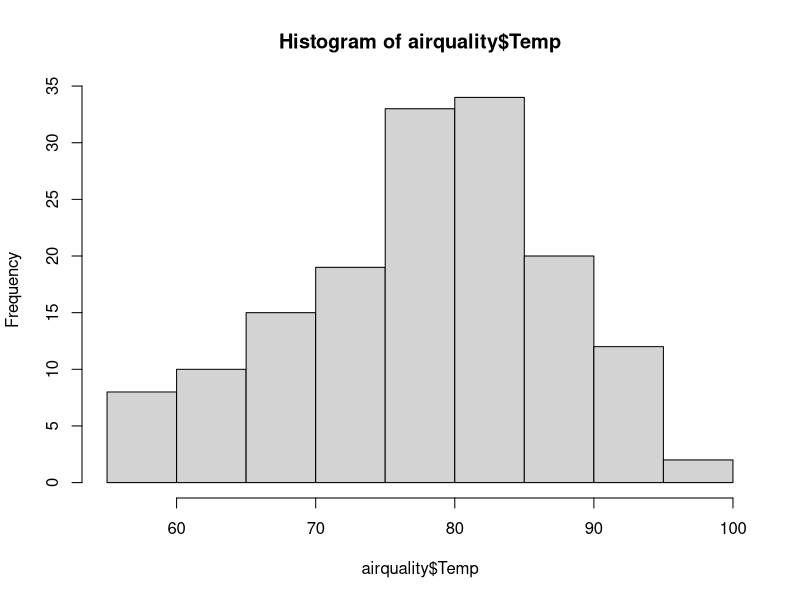
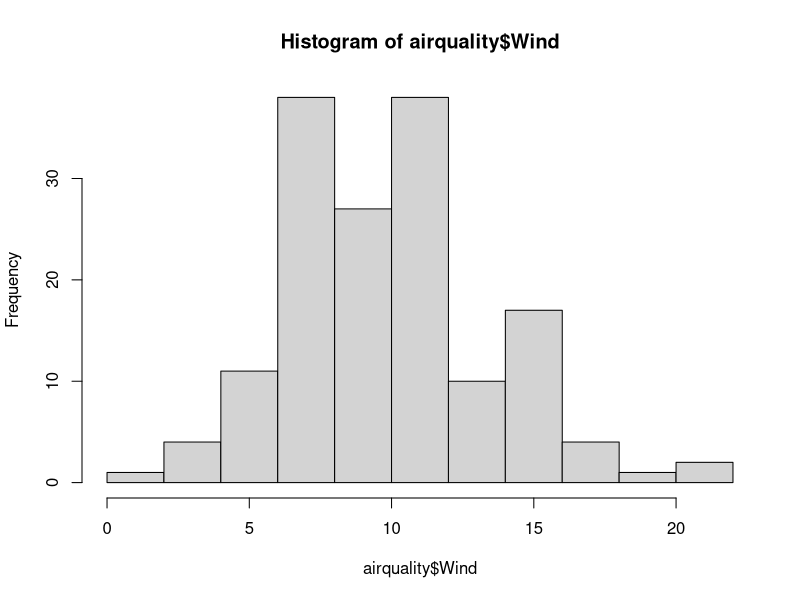
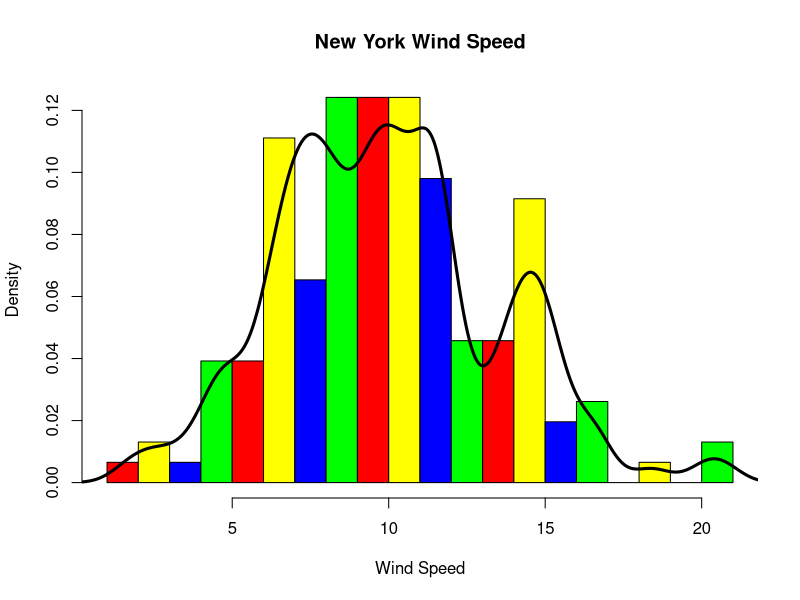

R code for these plots, in order:
?airquality
hist(airquality$Temp)
hist(airquality$Wind)

colors <- c("red", "yellow", "blue", "green")

hist(airquality$Wind,
     freq = F,
     right = F,
     col = colors,
     breaks = 20,
     main = "New York Wind Speed",
     xlab = "Wind Speed")

lines(density(airquality$Wind, bw = 0.6),
      col = "black",
      lwd = 3)